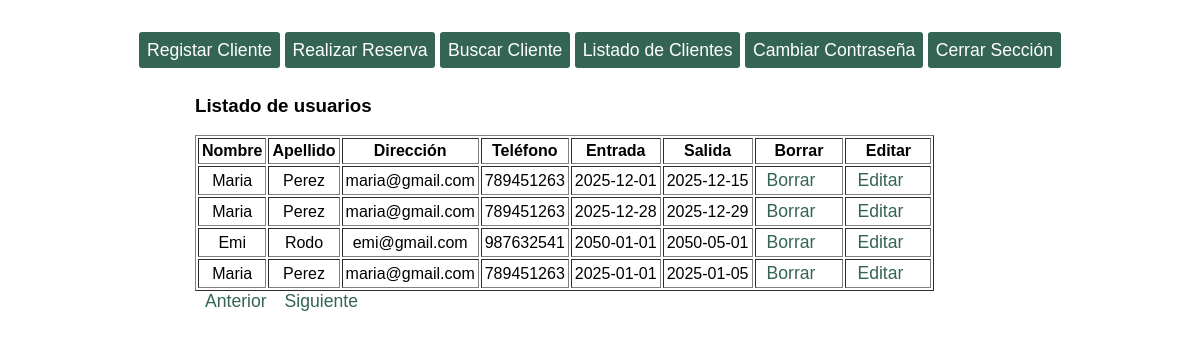
/listado.php?pagina=1 (signed in), run on the app's committed database.
### tables this page shows
CREATE TABLE `reservas` (
  `id_reserva` int(11) NOT NULL AUTO_INCREMENT,
  `id_cliente` int(11) NOT NULL,
  `entrada` date NOT NULL,
  `salida` date NOT NULL,
  PRIMARY KEY (`id_reserva`),
  KEY `fk_reservas_clientes` (`id_cliente`),
  CONSTRAINT `fk_reservas_clientes` FOREIGN KEY (`id_cliente`) REFERENCES `clientes` (`id_cliente`)
);

CREATE TABLE `clientes` (
  `id_cliente` int(11) NOT NULL AUTO_INCREMENT,
  `nombre` varchar(50) NOT NULL,
  `apellido` varchar(50) NOT NULL,
  `correo` varchar(128) NOT NULL,
  `telefono` int(11) NOT NULL,
  PRIMARY KEY (`id_cliente`),
  UNIQUE KEY `correo` (`correo`)
);

### libreria.php (the view, shortened to what this page needs)
<?php
class Basedatos {
    public $db;
function __construct() {
  $this->db= $this->conectar(DB_HOST,DB_USERNAME,DB_PASSWORD,DB_NAME);
}
public function conectar($pdb_host,$pdb_user,$pdb_pass,$pdb_name){
	$db= new mysqli($pdb_host,$pdb_user,$pdb_pass,$pdb_name);
   return $db;
}
 function generar_tabla($parray){
 	if(isset($parray)){
 		$cant=count($parray);
 		$tabla="<table border='1' cellpadding='3'><tr><th>Nombre</th><th>Apellido</th><th>Dirección</th><th>Teléfono</th><th>Entrada</th><th>Salida</th><th>Borrar</th><th>Editar</th></tr>";
 		for ($i=0;$i<$cant;$i++){
 			$tabla.="<tr align='center'>";
 			$tabla.="<td>".$parray[$i]['nombre']."</td>";
 			$tabla.="<td>".$parray[$i]['apellido']."</td>";
 			$tabla.="<td>".$parray[$i]['correo']."</td>";
 			$tabla.="<td>".$parray[$i]['telefono']."</td>";
 			$tabla.="<td>".$parray[$i]['entrada']."</td>";
 			$tabla.="<td>".$parray[$i]['salida']."</td>";
      if($parray[$i]['entrada']!=NULL){
        $tabla.="<td><a href=listado.php?borrar={$parray[$i]['id_reserva']}>Borrar<a></td>";
        $tabla.="<td><a href=listado.php?editar={$parray[$i]['id_reserva']}>Editar<a></td>";
      }else{
        $tabla.="<td></td>";
        $tabla.="<td></td>";
      }
 			$tabla.="</tr>\n";
 		}
 		$tabla.="</table>";
 		return $tabla;
 	}
 }
 function mostrar($pconsulta){
    $resultado=$this->db->query($pconsulta);
    $array_resultado=[];
    if($resultado->num_rows>0){
        while ($fila = $resultado->fetch_assoc()){
         $array_resultado[]=$fila;
        }
    }
    return $array_resultado;
}
function paginacion($ptamano_pagina,$ppagina){
  $consulta = " SELECT * FROM clientes LEFT JOIN reservas ON clientes.id_cliente=reservas.id_cliente LIMIT ".$ppagina * $ptamano_pagina.",".$ptamano_pagina;
  $consulta2 = " SELECT COUNT(id_cliente) AS num FROM clientes";
  $resultado = $this->db->query($consulta2);
  $fila_registro = $resultado->fetch_assoc();
  $array_tabla = $this->mostrar($consulta);
  echo $this->generar_tabla($array_tabla);
  $anterior = $ppagina - 1;
  $siguiente = $ppagina + 1;
  if($ppagina != 0){
      echo "<a href=listado.php?pagina={$anterior} class='enlace_paginacion'>Anterior</a>";
  }
  if($ppagina < ($fila_registro['num']/$ptamano_pagina)-1){
      echo "<a href=listado.php?pagina={$siguiente}>Siguiente</a>";
  }
}
}
?>

### style.css (style rules this page uses)
* { font-family: sans-serif; box-sizing: border-box; }
body,html { margin: 0; padding: 0; height: 100%; }
a { text-decoration: none; padding:8px; box-sizing: border-box; font-size: 1.1em; font-family: sans-serif; color:#346454; }
#header_nav { display:flex; justify-content: center; padding-top:40px; }
#nav_principal { width: 80%; text-align: center; }
#nav_principal a { background-color:#346454; border-radius: 3px; color: white; }
.enlace_paginacion { padding: 10px; box-sizing: border-box; }

### data on the page
reservas: id_cliente.nombre "Maria", id_cliente.apellido "Perez", id_cliente.correo "maria@gmail.com", id_cliente.telefono "789451263", entrada "2025-12-01", salida "2025-12-15"
reservas: id_cliente.nombre "Maria", id_cliente.apellido "Perez", id_cliente.correo "maria@gmail.com", id_cliente.telefono "789451263", entrada "2025-12-28", salida "2025-12-29"
reservas: id_cliente.nombre "Emi", id_cliente.apellido "Rodo", id_cliente.correo "emi@gmail.com", id_cliente.telefono "987632541", entrada "2050-01-01", salida "2050-05-01"
reservas: id_cliente.nombre "Maria", id_cliente.apellido "Perez", id_cliente.correo "maria@gmail.com", id_cliente.telefono "789451263", entrada "2025-01-01", salida "2025-01-05"
